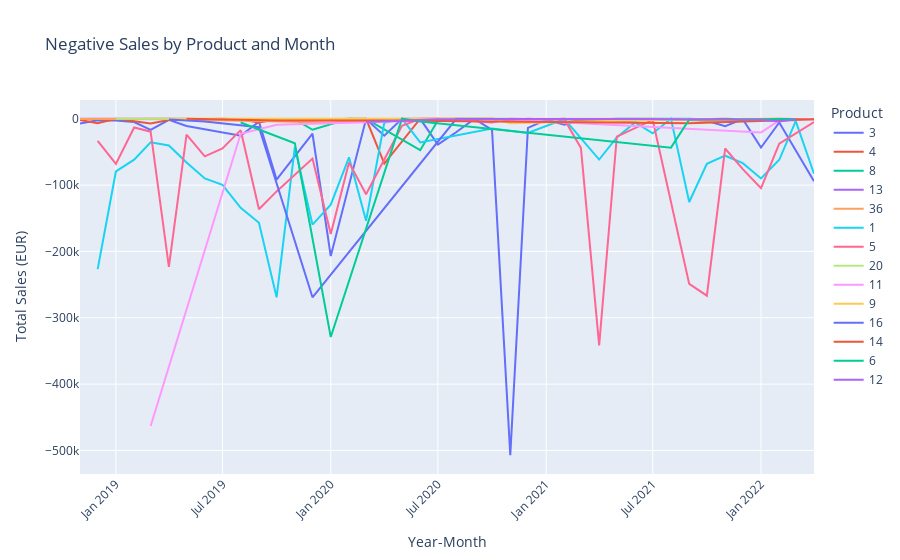

The notebook cell saved with this chart:
### Markdown cell above
Product Groups with **most negative sales**, from the lowest value: Group **1**, Group **5**, Group **3**, Group **11**, Group **6**, Group **16**.
- Are this products with the most sales as well? Is the negative sales value proportional to the positive values?

### Code cell
negative_sales['Year_Month'] = negative_sales['DATE'].dt.to_period('M').astype(str)
grouped_negative_sales_prod_month = negative_sales.groupby(['Year_Month', 'Mapped_GCK'])['Sales_EUR'].sum().reset_index()

plot_sales_by_product_month(grouped_negative_sales_prod_month, 'Year_Month', 'Sales_EUR', 'Mapped_GCK', 
                            'Negative Sales by Product and Month', 'Year-Month', 'Total Sales (EUR)')

### Figure 1 — Plotly figure (JSON) as saved in the notebook; plotly's stock layout.template omitted (floating-point values rounded to 4 significant figures)
{"data": [{"hovertemplate": "Product=3<br>Year-Month=%{x}<br>Total Sales (EUR)=%{y}<extra></extra>", "legendgroup": "3", "line": {"color": "#636efa", "dash": "solid"}, "marker": {"symbol": "circle"}, "mode": "lines", "name": "3", "orientation": "v", "showlegend": true, "type": "scatter", "x": ["2018-11", "2018-12", "2019-01", "2019-02", "2019-03", "2019-04", "2019-05", "2019-08", "2019-09", "2019-10", "2019-12", "2020-01", "2020-03", "2020-04", "2020-05", "2020-06", "2020-07", "2020-08", "2020-09", "2020-10", "2020-11", "2020-12", "2021-01", "2021-02", "2021-03", "2021-05", "2021-06", "2021-07", "2021-08", "2021-09", "2021-10", "2021-11", "2021-12", "2022-01", "2022-02", "2022-04"], "xaxis": "x", "y": [-7269.0, -2448.0, -2775.0, -5030.0, -16710.0, -1745.0, -10960.0, -25710.0, -4504.0, -91860.0, -22660.0, -207000.0, -476.1, -25520.0, -178.9, -241.9, -38877, -20428, -280.9, -16790.0, -507300.0, -13850.0, -1676.0, -8963.0, -1972.0, -3888, -2588.0, -800.8, -1077.0, -1331.0, -2984.0, -11170.0, -633.5, -43470.0, -5723.0, -94320.0], "yaxis": "y"}, {"hovertemplate": "Product=4<br>Year-Month=%{x}<br>Total Sales (EUR)=%{y}<extra></extra>", "legendgroup": "4", "line": {"color": "#EF553B", "dash": "solid"}, "marker": {"symbol": "circle"}, "mode": "lines", "name": "4", "orientation": "v", "showlegend": true, "type": "scatter", "x": ["2018-11", "2018-12", "2019-01", "2019-03", "2019-04", "2019-07", "2019-08", "2019-09", "2019-10", "2020-01", "2020-02", "2020-03", "2020-04", "2020-06", "2020-07", "2020-10", "2020-11", "2020-12", "2021-01", "2021-02", "2021-03", "2021-04", "2021-05", "2021-06", "2021-07", "2021-09", "2021-10", "2021-11", "2021-12", "2022-01", "2022-02", "2022-03", "2022-04"], "xaxis": "x", "y": [-2030.0, -6772.0, -261.6, -7123.0, -2037.0, -68.45, -1072.0, -5764.0, -751.9, -1351.0, -52.08, -91.45, -67750.0, -55.62, -107.4, -127.4, -3575.0, -156.3, -1267.0, -77.6, -2575.0, -2483.0, -2834.0, -1615.0, -1513.0, -377.3, -924.1, -64.48, -733.1, -45.92, -99.36, -428.7, -721.0], "yaxis": "y"}, {"hovertemplate": "Product=8<br>Year-Month=%{x}<br>Total Sales (EUR)=%{y}<extra></extra>", "legendgroup": "8", "line": {"color": "#00cc96", "dash": "solid"}, "marker": {"symbol": "circle"}, "mode": "lines", "name": "8", "orientation": "v", "showlegend": true, "type": "scatter", "x": ["2018-11", "2019-03", "2019-11", "2019-12", "2020-02", "2020-03", "2020-06", "2020-07", "2020-08", "2021-03", "2021-04", "2021-05", "2021-09", "2021-11", "2022-03"], "xaxis": "x", "y": [-500, -1000, -970, -16670.0, -205.9, -388.0, -47500.0, -2713.0, -105.4, -659.8, -1202.0, -46.2, -225.0, -2023.0, -2168.0], "yaxis": "y"}, {"hovertemplate": "Product=13<br>Year-Month=%{x}<br>Total Sales (EUR)=%{y}<extra></extra>", "legendgroup": "13", "line": {"color": "#ab63fa", "dash": "solid"}, "marker": {"symbol": "circle"}, "mode": "lines", "name": "13", "orientation": "v", "showlegend": true, "type": "scatter", "x": ["2018-11", "2019-04", "2019-05"], "xaxis": "x", "y": [-158.2, -26.31, -8.59], "yaxis": "y"}, {"hovertemplate": "Product=36<br>Year-Month=%{x}<br>Total Sales (EUR)=%{y}<extra></extra>", "legendgroup": "36", "line": {"color": "#FFA15A", "dash": "solid"}, "marker": {"symbol": "circle"}, "mode": "lines", "name": "36", "orientation": "v", "showlegend": true, "type": "scatter", "x": ["2018-11", "2019-04", "2019-06", "2020-01", "2020-05", "2021-03", "2021-07", "2021-11"], "xaxis": "x", "y": [-369.3, -246.3, -1780.0, -5887.0, -426.4, -360, -6.43, -4310.0], "yaxis": "y"}, {"hovertemplate": "Product=1<br>Year-Month=%{x}<br>Total Sales (EUR)=%{y}<extra></extra>", "legendgroup": "1", "line": {"color": "#19d3f3", "dash": "solid"}, "marker": {"symbol": "circle"}, "mode": "lines", "name": "1", "orientation": "v", "showlegend": true, "type": "scatter", "x": ["2018-12", "2019-01", "2019-02", "2019-03", "2019-04", "2019-05", "2019-06", "2019-07", "2019-08", "2019-09", "2019-10", "2019-11", "2019-12", "2020-01", "2020-02", "2020-03", "2020-04", "2020-05", "2020-06", "2020-10", "2020-12", "2021-02", "2021-04", "2021-05", "2021-06", "2021-07", "2021-08", "2021-09", "2021-10", "2021-11", "2021-12", "2022-01", "2022-02", "2022-03", "2022-04"], "xaxis": "x", "y": [-226700.0, -79500.0, -61770.0, -35530.0, -40300.0, -65900.0, -90040.0, -99660.0, -134300.0, -156900.0, -269100.0, -42670.0, -159600.0, -129600.0, -58220.0, -153800.0, -5967.0, -7.11e-15, -35720.0, -14960.0, -21590.0, -516.6, -61570.0, -28300.0, -5686.0, -21940.0, -100.3, -125600.0, -68010.0, -55770.0, -67060.0, -90100.0, -61910.0, -3677.0, -82990.0], "yaxis": "y"}, {"hovertemplate": "Product=5<br>Year-Month=%{x}<br>Total Sales (EUR)=%{y}<extra></extra>", "legendgroup": "5", "line": {"color": "#FF6692", "dash": "solid"}, "marker": {"symbol": "circle"}, "mode": "lines", "name": "5", "orientation": "v", "showlegend": true, "type": "scatter", "x": ["2018-12", "2019-01", "2019-02", "2019-03", "2019-04", "2019-05", "2019-06", "2019-07", "2019-08", "2019-09", "2019-10", "2019-12", "2020-01", "2020-02", "2020-03", "2020-05", "2020-06", "2020-07", "2020-10", "2020-11", "2021-02", "2021-03", "2021-04", "2021-05", "2021-07", "2021-09", "2021-10", "2021-11", "2021-12", "2022-01", "2022-02", "2022-04"], "xaxis": "x", "y": [-33570.0, -68220.0, -13270.0, -19540.0, -223200.0, -24110.0, -56670.0, -44730.0, -17270.0, -136600.0, -109600.0, -60000.0, -173800.0, -65910.0, -113700.0, -10790.0, -36.96, -168, -5568.0, -76.75, -1237.0, -44050.0, -341500.0, -27000.0, -1818.0, -249000.0, -266700.0, -44920.0, -76100.0, -104700.0, -37700.0, -5016.0], "yaxis": "y"}, {"hovertemplate": "Product=20<br>Year-Month=%{x}<br>Total Sales (EUR)=%{y}<extra></extra>", "legendgroup": "20", "line": {"color": "#B6E880", "dash": "solid"}, "marker": {"symbol": "circle"}, "mode": "lines", "name": "20", "orientation": "v", "showlegend": true, "type": "scatter", "x": ["2019-01", "2019-04", "2019-05", "2019-09", "2020-11"], "xaxis": "x", "y": [-1.14, -15.63, -5.1, -6.6, -11.16], "yaxis": "y"}, {"hovertemplate": "Product=11<br>Year-Month=%{x}<br>Total Sales (EUR)=%{y}<extra></extra>", "legendgroup": "11", "line": {"color": "#FF97FF", "dash": "solid"}, "marker": {"symbol": "circle"}, "mode": "lines", "name": "11", "orientation": "v", "showlegend": true, "type": "scatter", "x": ["2019-03", "2019-08", "2019-10", "2020-10", "2022-01", "2022-02", "2022-04"], "xaxis": "x", "y": [-463000.0, -22775, -9153.0, -2, -20670.0, -2518, -587.6], "yaxis": "y"}, {"hovertemplate": "Product=9<br>Year-Month=%{x}<br>Total Sales (EUR)=%{y}<extra></extra>", "legendgroup": "9", "line": {"color": "#FECB52", "dash": "solid"}, "marker": {"symbol": "circle"}, "mode": "lines", "name": "9", "orientation": "v", "showlegend": true, "type": "scatter", "x": ["2019-04", "2020-04", "2020-07", "2020-10", "2020-11", "2021-09", "2021-10", "2021-11", "2021-12", "2022-01", "2022-02"], "xaxis": "x", "y": [-31.05, -375, -35.25, -35.25, -6788.0, -28.8, -12.96, -2983, -28.5, -28.5, -28.5], "yaxis": "y"}, {"hovertemplate": "Product=16<br>Year-Month=%{x}<br>Total Sales (EUR)=%{y}<extra></extra>", "legendgroup": "16", "line": {"color": "#636efa", "dash": "solid"}, "marker": {"symbol": "circle"}, "mode": "lines", "name": "16", "orientation": "v", "showlegend": true, "type": "scatter", "x": ["2019-04", "2019-06", "2019-09", "2019-12", "2020-08", "2021-05"], "xaxis": "x", "y": [-1362.0, -4087, -12721, -269100.0, -581, -540], "yaxis": "y"}, {"hovertemplate": "Product=14<br>Year-Month=%{x}<br>Total Sales (EUR)=%{y}<extra></extra>", "legendgroup": "14", "line": {"color": "#EF553B", "dash": "solid"}, "marker": {"symbol": "circle"}, "mode": "lines", "name": "14", "orientation": "v", "showlegend": true, "type": "scatter", "x": ["2019-05", "2019-10", "2020-04", "2021-09", "2022-04"], "xaxis": "x", "y": [-48.6, -2851.0, -2851.0, -6743.0, -648.8], "yaxis": "y"}, {"hovertemplate": "Product=6<br>Year-Month=%{x}<br>Total Sales (EUR)=%{y}<extra></extra>", "legendgroup": "6", "line": {"color": "#00cc96", "dash": "solid"}, "marker": {"symbol": "circle"}, "mode": "lines", "name": "6", "orientation": "v", "showlegend": true, "type": "scatter", "x": ["2019-08", "2019-11", "2020-01", "2020-05", "2020-06", "2021-08", "2021-09", "2022-02", "2022-03"], "xaxis": "x", "y": [-5721.0, -36995, -329100.0, -4.55e-13, -4068.0, -43650.0, -1281.0, -54, -425.9], "yaxis": "y"}, {"hovertemplate": "Product=12<br>Year-Month=%{x}<br>Total Sales (EUR)=%{y}<extra></extra>", "legendgroup": "12", "line": {"color": "#ab63fa", "dash": "solid"}, "marker": {"symbol": "circle"}, "mode": "lines", "name": "12", "orientation": "v", "showlegend": true, "type": "scatter", "x": ["2020-03", "2020-07", "2021-06", "2021-07", "2021-08", "2021-11", "2022-01", "2022-02", "2022-03"], "xaxis": "x", "y": [-4796, -720, -520.8, -449.4, -1139.0, -1071.0, -1465.0, -4313.0, -1013.0], "yaxis": "y"}], "layout": {"legend": {"title": {"text": "Product"}, "tracegroupgap": 0}, "title": {"text": "Negative Sales by Product and Month"}, "xaxis": {"anchor": "y", "domain": [0, 1], "tickangle": -45, "title": {"text": "Year-Month"}}, "yaxis": {"anchor": "x", "domain": [0, 1], "title": {"text": "Total Sales (EUR)"}}}}
